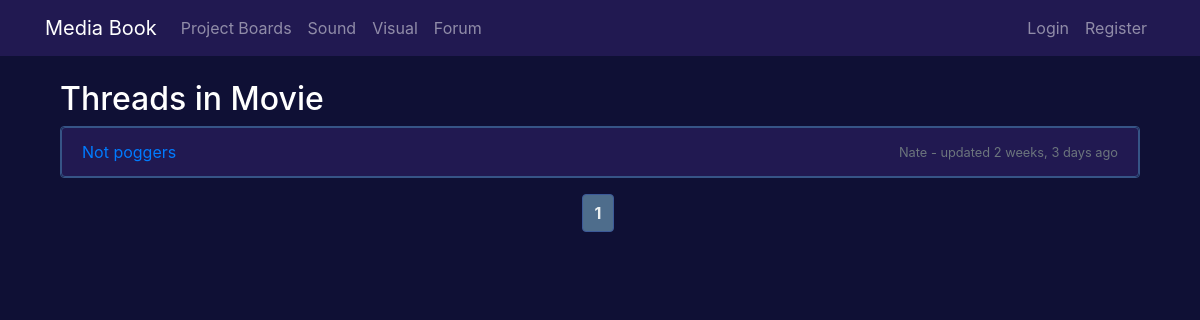
/forum/thread_list/2/, run on an earlier commit of the app's database.
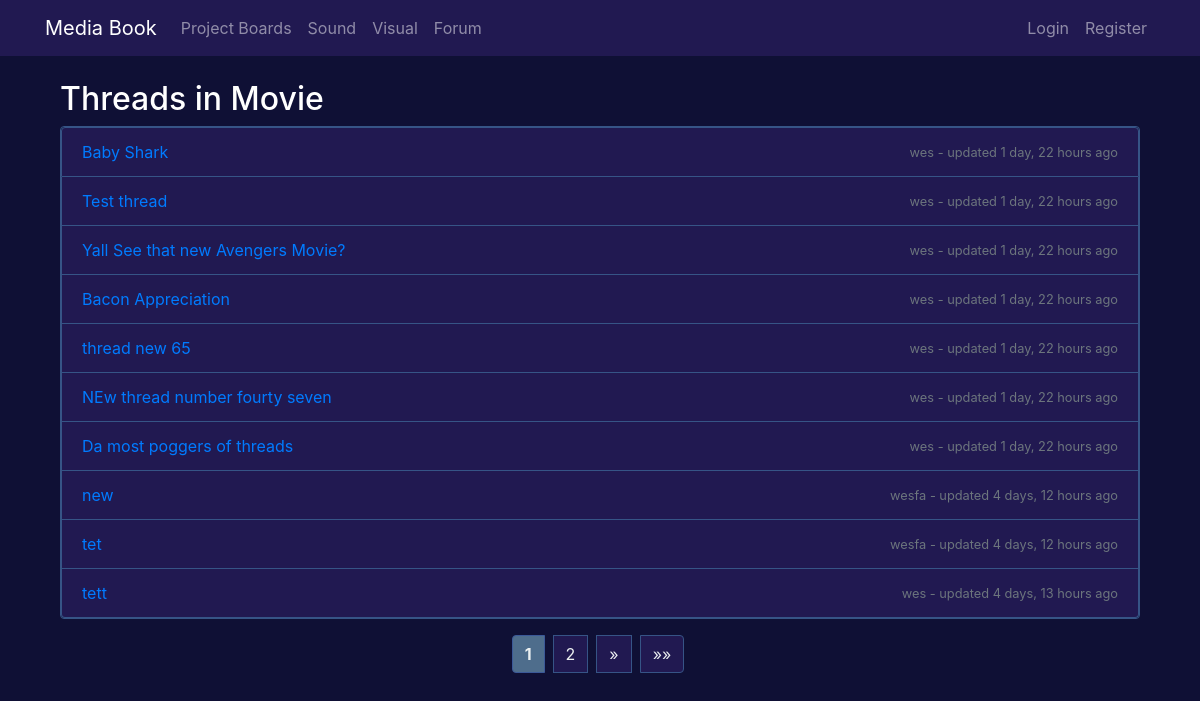
And on a later commit of the database.
### Forum/models.py (models this page shows, shortened)
class Page(models.Model):
    title = models.CharField(max_length=100)

class Thread(models.Model):
    page = models.ForeignKey(Page, on_delete=models.CASCADE)
    title = models.CharField(max_length=200)
    original_poster = models.ForeignKey(User, on_delete=models.CASCADE, null=True, blank=True, related_name='created_threads')
    subscribers = models.ManyToManyField(User, related_name='subscribed_threads', blank=True)
    created_at = models.DateTimeField(auto_now_add=True)

### Forum/views.py (the view)
# urls.py: path('thread_list/<int:page_id>/', views.thread_list, name='thread_list'),
def thread_list(request, page_id):
    page = get_object_or_404(Page, pk=page_id)
    threads = Thread.objects.filter(page=page).distinct()
    for thread in threads:
        latest_comment = Comment.objects.filter(thread=thread).order_by('-created_at').first()
        if latest_comment:
            thread.latest_comment_time = latest_comment.created_at
            thread.latest_comment_username = latest_comment.user.username
        else:
            thread.latest_comment_time = None
            thread.latest_comment_username = "No comments"
    threads = sorted(threads, key=lambda x: x.latest_comment_time, reverse=True)
    paginator = Paginator(threads, 10)  # Shows 10 threads per page
    page_number = request.GET.get('page')
    try:
        threads = paginator.page(page_number)
    except PageNotAnInteger:
        threads = paginator.page(1)
    except EmptyPage:
        threads = paginator.page(paginator.num_pages)
    return render(request, 'thread_list.html', {'threads': threads, 'page': page})

### Forum/context_processors.py (called while the page is built)
def notifications(request):
    if request.user.is_authenticated:
        return {
            'global_notifications': Notification.objects.filter(to_user=request.user, is_read=False).order_by('-date')
        }
    return {}

### Forum/templates/thread_list.html (shortened to what this page needs)
{% extends 'base.html' %}
{% block content %}
<div class="container">
  <div class="row">
    <div class="col-md-8">
      <h2>Threads in {{ page.title }}</h2>
    </div>
  </div>
  <div class="row">
    <div class="col-md-12">
      <ul class="list-group custom-border-wes">
        {% for thread in threads %}
        <li class="list-group-item d-flex justify-content-between align-items-center custom-border-wes">
          <a href="{% url 'thread_detail' thread.id %}">{{ thread.title }}</a>
          <small class="text-muted">
            {% if thread.latest_comment_username != "No comments" %}
              {{ thread.latest_comment_username }} - updated {{ thread.latest_comment_time|timesince }} ago
            {% else %}
              No comments
            {% endif %}
          </small>
        </li>
        {% endfor %}
      </ul>
    </div>
  </div>
  <div class="text-center">
    <nav aria-label="Page navigation example">
      <ul class="pagination justify-content-center">
        {% for num in threads.paginator.page_range %}
        {% if num >= threads.number|add:'-3' and num <= threads.number|add:'3' %}
        <li class="page-item {% if num == threads.number %}active{% endif %}">
          <a class="page-link" href="{% url 'thread_list' page.id %}?page={{ num }}">{{ num }}</a>
        </li>
        {% endif %}
        {% endfor %}
        {% if threads.has_next %}
        <li class="page-item">
          <a class="page-link" href="{% url 'thread_list' page.id %}?page={{ threads.next_page_number }}" aria-label="Next">
            <span aria-hidden="true">&raquo;</span>
          </a>
        </li>
        <li class="page-item">
          <a class="page-link" href="{% url 'thread_list' page.id %}?page={{ threads.paginator.num_pages }}" aria-label="Last">
            <span aria-hidden="true">&raquo;&raquo;</span>
          </a>
        </li>
        {% endif %}
      </ul>
    </nav>
  </div>
</div>
{% endblock %}

### MediaBook/templates/base.html (shortened to what this page needs)
<!DOCTYPE html>
<html lang="en">
<head>
    {% load static %}
    <link rel="stylesheet" href="https://stackpath.bootstrapcdn.com/bootstrap/4.5.2/css/bootstrap.min.css">
</head>
<body>
    {% include 'navbar.html' %}
    <div class="container mt-4">
        {% block content %}{% endblock %}
    </div>
</body>
</html>

### MediaBook/templates/navbar.html (shortened to what this page needs)
<nav class="navbar navbar-expand-lg navbar-dark bg-dark">
    <div class="container">
        <a class="navbar-brand" href="{% url 'home' %}">Media Book</a>
        <div class="collapse navbar-collapse" id="navbarNavAltMarkup">
            <ul class="navbar-nav mr-auto">
                <li class="nav-item">
                    <a class="nav-link" href="{% url 'IdeaBoards_Home' %}">Project Boards</a>
                </li>
                <li class="nav-item">
                    <a class="nav-link" href="{% url 'sound' %}">Sound</a>
                </li>
                <li class="nav-item">
                    <a class="nav-link" href="{% url 'visual' %}">Visual</a>
                </li>
                <li class="nav-item">
                    <a class="nav-link" href="{% url 'forum_home' %}">Forum</a>
                </li>
            </ul>
            <ul class="navbar-nav ml-auto">
                {% if user.is_authenticated %}
                <li class="nav-item dropdown">
                    <a class="nav-link dropdown-toggle d-none d-lg-block" href="#" id="notificationsDropdown" role="button" data-toggle="dropdown" aria-haspopup="true" aria-expanded="false">
                        <svg xmlns="http://www.w3.org/2000/svg" width="24" height="24" fill="currentColor" class="bi bi-bell" viewBox="0 0 16 16">
                            <path d="M8 16a2 2 0 0 0 2-2H6a2 2 0 0 0 2 2zM8 1.918l-.797.161A4 4 0 0 0 4 6c0 .628-.134 2.197-.459 3.742-.16.767-.376 1.566-.663 2.258h10.244c-.287-.692-.502-1.49-.663-2.258C12.134 8.197 12 6.628 12 6a4 4 0 0 0-3.203-3.92L8 1.918z"/>
                        </svg>
                        {% if global_notifications.count > 0 %}
                        <span class="badge badge-danger notification-badge position-absolute" style="top: -5px; right: -5px; display: block;">{{ global_notifications.count }}</span>
                        {% else %}
                        <span class="badge badge-danger notification-badge" style="display: none;">{{ global_notifications.count }}</span>
                        {% endif %}
                    </a>
                    <a class="nav-link d-lg-none" href="{% url 'notifications' %}">Notifications
                        {% if global_notifications.count > 0 %}
                        <span class="badge badge-danger">{{ global_notifications.count }}</span>
                        {% endif %}
                    </a>
                    <div class="dropdown-menu dropdown-menu-right" aria-labelledby="notificationsDropdown">
                        {% for notification in global_notifications|slice:":5" %}
                        <div class="dropdown-item">
                            {% if notification.comment %}
                                <a href="{% url 'thread_detail_comment' notification.thread.id notification.comment.id %}" onclick="navigateAndMarkAsRead({{ notification.id }}, event);">
                                    {{ notification.get_notification_type_display }} in "{{ notification.thread.title }}" - {{ notification.comment.content|truncatechars:40 }}
                                </a>
                            {% else %}
                                <a href="{% url 'thread_detail_comment' notification.thread.id notification.comment.id%}" onclick="navigateAndMarkAsRead({{ notification.id }}, event);">
                                    {{ notification.get_notification_type_display }} in "{{ notification.thread.title }}"
                                </a>
                            {% endif %}
                            <button onclick="markAsReadOnly({{ notification.id }}, event);" class="btn btn-sm btn-link">Mark as read</button>
                        </div>
                        {% endfor %}
                        <div class="dropdown-divider"></div>
                        <a class="dropdown-item text-center" href="{% url 'notifications' %}">See all notifications</a>
                    </div>
                </li>
                <li class="nav-item dropdown">
                    <a class="nav-link dropdown-toggle" href="#" id="userDropdown" role="button" data-toggle="dropdown" aria-haspopup="true" aria-expanded="false">
                        Profile
                    </a>
                    <div class="dropdown-menu" aria-labelledby="userDropdown">
                        <a class="dropdown-item" href="{% url 'ProfileApp:profile' %}">View Profile</a>
                        <a class="dropdown-item" href="{% url 'ProfileApp:edit_profile' %}">Update Profile</a>
                        <div class="dropdown-divider"></div>
                        <a class="dropdown-item" href="{% url 'logout' %}">Logout</a>
                    </div>
                </li>
                {% else %}
                <li class="nav-item">
                    <a class="nav-link" href="{% url 'login' %}">Login</a>
                </li>
                <li class="nav-item">
                    <a class="nav-link" href="{% url 'register' %}">Register</a>
                </li>
                {% endif %}
            </ul>
        </div>
    </div>
</nav>

What changed in the data, as far as the page shows it:
no longer on this page (row edited): Thread: title "Not poggers", latest_comment_username "Nate", latest_comment_time "2 weeks, 3 days"
added Thread: title "Baby Shark", latest_comment_username "wes", latest_comment_time "1 day, 22 hours"
added Thread: title "Test thread", latest_comment_username "wes", latest_comment_time "1 day, 22 hours"
added Thread: title "Yall See that new Avengers Movie?", latest_comment_username "wes", latest_comment_time "1 day, 22 hours"
added Thread: title "Bacon Appreciation", latest_comment_username "wes", latest_comment_time "1 day, 22 hours"
added Thread: title "thread new 65", latest_comment_username "wes", latest_comment_time "1 day, 22 hours"
added Thread: title "NEw thread number fourty seven", latest_comment_username "wes", latest_comment_time "1 day, 22 hours"
added Thread: title "Da most poggers of threads", latest_comment_username "wes", latest_comment_time "1 day, 22 hours"
added Thread: title "new", latest_comment_username "wesfa", latest_comment_time "4 days, 12 hours"
added Thread: title "tet", latest_comment_username "wesfa", latest_comment_time "4 days, 12 hours"
added Thread: title "tett", latest_comment_username "wes", latest_comment_time "4 days, 13 hours"
Also different on the page:
new list line: "2"
